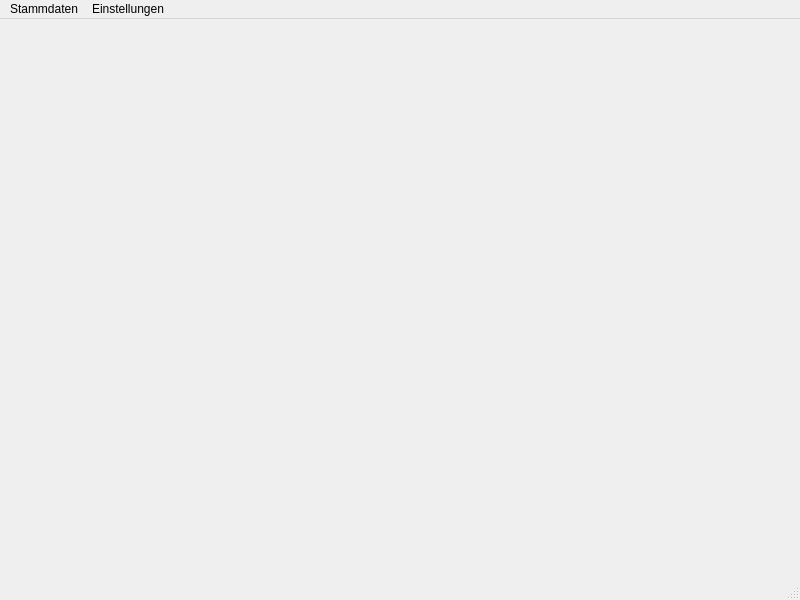
<?xml version="1.0" encoding="UTF-8"?>
<ui version="4.0">
 <class>MainWindow</class>
 <widget class="QMainWindow" name="MainWindow">
  <property name="geometry">
   <rect>
    <x>0</x>
    <y>0</y>
    <width>800</width>
    <height>600</height>
   </rect>
  </property>
  <property name="windowTitle">
   <string>MainWindow</string>
  </property>
  <widget class="QWidget" name="centralwidget"/>
  <widget class="QMenuBar" name="menubar">
   <property name="geometry">
    <rect>
     <x>0</x>
     <y>0</y>
     <width>800</width>
     <height>21</height>
    </rect>
   </property>
   <widget class="QMenu" name="menuStammdaten">
    <property name="title">
     <string>Stammdaten</string>
    </property>
    <addaction name="actionKostenstellen"/>
    <addaction name="actionMitarbeiter"/>
   </widget>
   <widget class="QMenu" name="menuEinstellungen">
    <property name="title">
     <string>Einstellungen</string>
    </property>
    <addaction name="actionBenutzerverwaltung"/>
   </widget>
   <addaction name="menuStammdaten"/>
   <addaction name="menuEinstellungen"/>
  </widget>
  <widget class="QStatusBar" name="statusbar"/>
  <action name="actionKostenstellen">
   <property name="text">
    <string>Kostenstellen</string>
   </property>
  </action>
  <action name="actionMitarbeiter">
   <property name="text">
    <string>Mitarbeiter</string>
   </property>
  </action>
  <action name="actionBenutzerverwaltung">
   <property name="text">
    <string>Benutzerverwaltung</string>
   </property>
  </action>
 </widget>
 <resources/>
 <connections/>
</ui>
